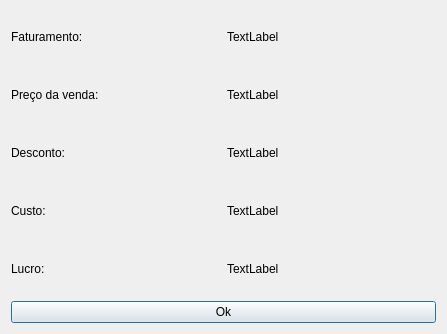
<?xml version="1.0" encoding="UTF-8"?>
<ui version="4.0">
 <class>Dialog</class>
 <widget class="QDialog" name="Dialog">
  <property name="geometry">
   <rect>
    <x>0</x>
    <y>0</y>
    <width>447</width>
    <height>334</height>
   </rect>
  </property>
  <property name="windowTitle">
   <string>Dialog</string>
  </property>
  <property name="styleSheet">
   <string notr="true">font: 12pt &quot;Segoe UI&quot;;</string>
  </property>
  <layout class="QGridLayout" name="gridLayout_2">
   <item row="0" column="0">
    <layout class="QGridLayout" name="gridLayout">
     <item row="4" column="1">
      <widget class="QLabel" name="profitLabel">
       <property name="text">
        <string>TextLabel</string>
       </property>
      </widget>
     </item>
     <item row="3" column="1">
      <widget class="QLabel" name="costLabel">
       <property name="text">
        <string>TextLabel</string>
       </property>
      </widget>
     </item>
     <item row="3" column="0">
      <widget class="QLabel" name="label_3">
       <property name="text">
        <string>Custo:</string>
       </property>
      </widget>
     </item>
     <item row="4" column="0">
      <widget class="QLabel" name="label_4">
       <property name="text">
        <string>Lucro:</string>
       </property>
      </widget>
     </item>
     <item row="2" column="0">
      <widget class="QLabel" name="label_2">
       <property name="text">
        <string>Desconto: </string>
       </property>
      </widget>
     </item>
     <item row="0" column="0">
      <widget class="QLabel" name="label">
       <property name="text">
        <string>Faturamento:</string>
       </property>
      </widget>
     </item>
     <item row="0" column="1">
      <widget class="QLabel" name="incomeLabel">
       <property name="text">
        <string>TextLabel</string>
       </property>
      </widget>
     </item>
     <item row="2" column="1">
      <widget class="QLabel" name="discountLabel">
       <property name="text">
        <string>TextLabel</string>
       </property>
      </widget>
     </item>
     <item row="1" column="0">
      <widget class="QLabel" name="label_5">
       <property name="text">
        <string>Preço da venda:</string>
       </property>
      </widget>
     </item>
     <item row="1" column="1">
      <widget class="QLabel" name="priceLabel">
       <property name="text">
        <string>TextLabel</string>
       </property>
      </widget>
     </item>
    </layout>
   </item>
   <item row="1" column="0">
    <widget class="QPushButton" name="pushButton">
     <property name="text">
      <string>Ok</string>
     </property>
    </widget>
   </item>
  </layout>
 </widget>
 <resources/>
 <connections/>
</ui>
